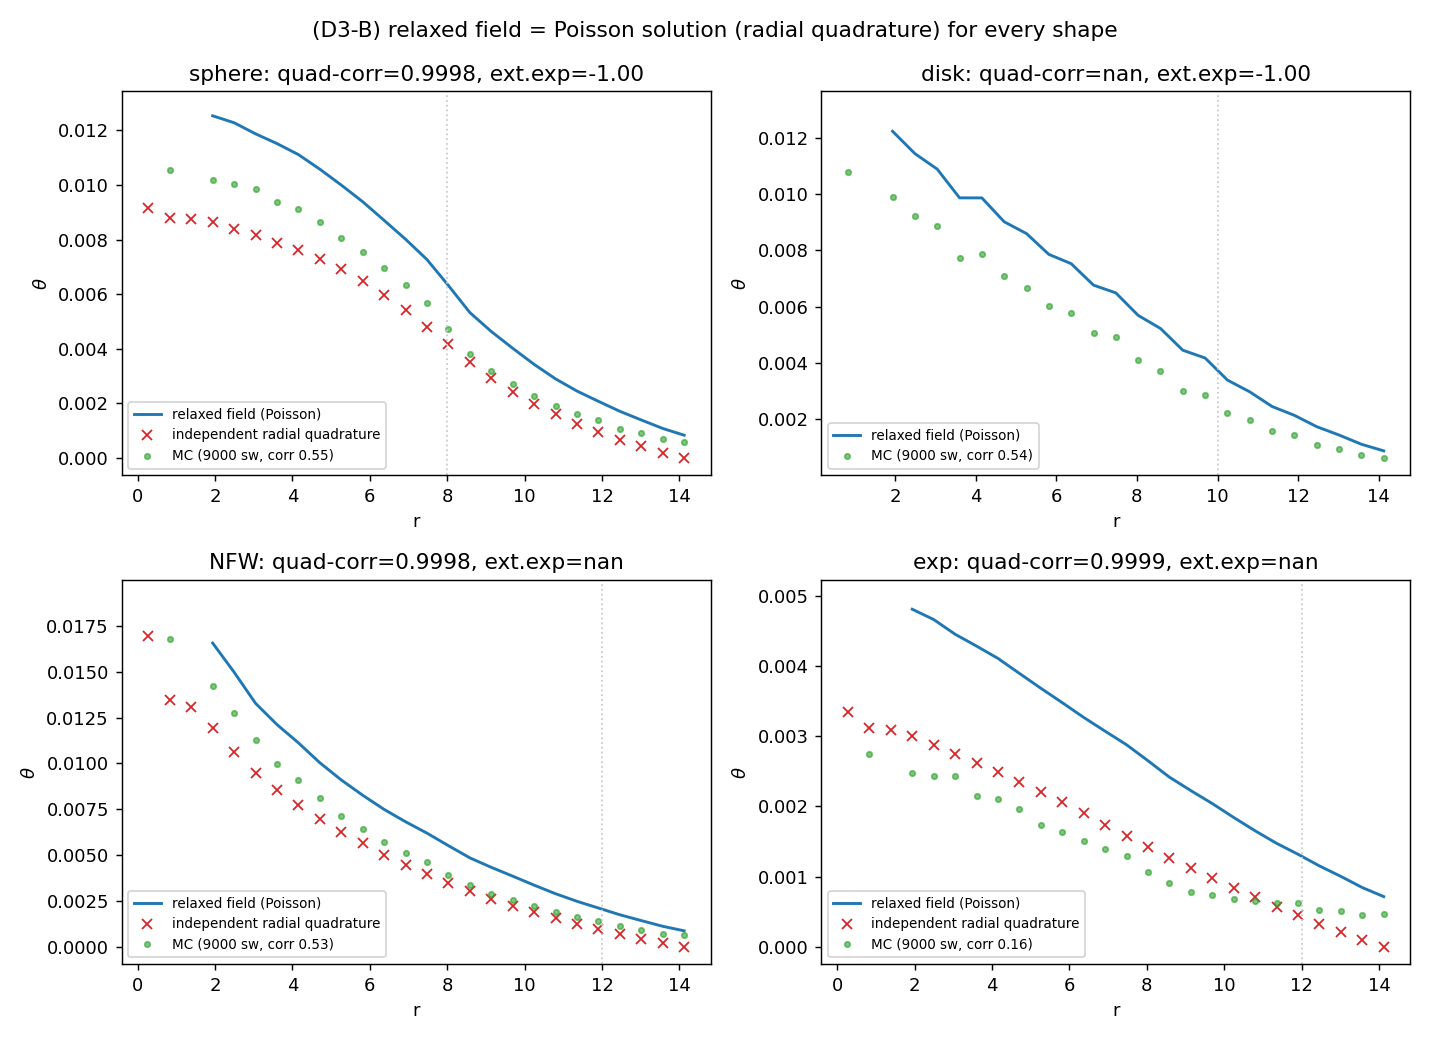

Write the Python code that produced this figure.
"""D3B_sources.py -- does the network obey nabla^2 theta = J for ANY source shape?

BRIDGE / D3 AUDIT, task B.  D3 used a point source and found theta ~ 1/r.  Here we
deposit EXTENDED sources (homogeneous sphere, disk, NFW, exponential) and ask whether
the relaxed field obeys the Poisson law generically, not just for a point mass.

How the law is tested NON-CIRCULARLY
------------------------------------
Taking the discrete Laplacian of a finite-sweep MC field is hopeless: the second
derivative amplifies the MC sampling noise (the same rho^{3/4} wall the BD operator
hits in e10).  So we test the law two ways that do NOT differentiate a noisy field:

  (1) INDEPENDENT RADIAL QUADRATURE.  For a spherical source, Gauss's law gives the
      Poisson solution by a 1D integral that never touches the 3D stencil:
          theta'(r) = -Q_net(r) / (4 pi K r^2),   Q_net(r) = enclosed (q - background).
      We integrate this from the deposited source and compare to the relaxed field.
      Agreement => the field is the Poisson solution of THAT source shape.

  (2) ANALYTIC REGIMES.  A uniform ball gives theta ~ (a - b r^2) inside (b>0) and
      theta ~ 1/r outside (exponent -1); OUTSIDE any bounded source the field is
      harmonic, so the exterior exponent is -1 for every shape.  These are textbook
      Poisson signatures, independent of our discretisation.

  (3) DYNAMICAL BRIDGE.  The MC generator contains NO Poisson equation -- only local
      gradient heat-bath moves.  We show corr(theta_MC, theta_Poisson) RISES with
      sweeps: the local dynamics relaxes toward the Poisson solution for every shape.

No G / GM/r / Schwarzschild in any generator: the source is a deposited weight; this
task is about the LAW nabla^2 theta = J, not its calibration (that is D3-D).

Death: if the relaxed field does NOT match the radial-quadrature Poisson solution for
extended sources -> the network does not obey Poisson generically; D3's 1/r was
special to a point source.
"""
from __future__ import annotations
import json, sys, time
from pathlib import Path
import numpy as np

OUT = Path(__file__).resolve().parent
sys.path.insert(0, str(OUT))
from d3_audit_core import (grid3d, poisson3d_solve, mc3d_heatbath, laplacian3d,
                           radial_profile)

L, N, K = 40.0, 36, 1.0
TEMP, MC_SWEEPS, MC_BURN, SEED = 0.005, 9000, 3000, 7
W_M = 1.0


def make_sources(g):
    X, Y, Z, R = g["X"], g["Y"], g["Z"], g["R"]
    src = {}
    s = (R < 8.0).astype(float);                       src["sphere"] = (W_M / s.sum()) * s
    rcyl = np.sqrt(X ** 2 + Y ** 2)
    s = ((rcyl < 10.0) & (np.abs(Z) < 1.5)).astype(float); src["disk"] = (W_M / s.sum()) * s
    x = np.maximum(R, g["h"]) / 4.0
    s = np.where(R < 12.0, 1.0 / (x * (1 + x) ** 2), 0.0); src["NFW"] = (W_M / s.sum()) * s
    s = np.exp(-R / 5.0);                               src["exp"] = (W_M / s.sum()) * s
    return src


def radial_quadrature(q, g, nbins, r_max):
    """Independent 1D Poisson solution from Gauss's law (no 3D stencil).

    theta'(r) = -Q_net(r)/(4 pi K r^2), Q_net(r) = sum of (q - bg) inside radius r.
    Integrate inward from r_max (Neumann: theta'(r_max)=0 since total q-bg = 0).
    Returns (centers, theta_quad) spherically binned.
    """
    R = g["R"]; bg = q.mean()
    edges = np.linspace(0, r_max, nbins + 1)
    centers = 0.5 * (edges[:-1] + edges[1:])
    qz = (q - bg).ravel(); Rr = R.ravel()
    order = np.argsort(Rr)
    Rs, qs = Rr[order], qz[order]
    Qcum = np.cumsum(qs)                                   # enclosed net weight vs radius
    Qnet = np.interp(centers, Rs, Qcum)
    dthetadr = -Qnet / (4 * np.pi * K * np.maximum(centers, 1e-6) ** 2)
    # integrate inward from the outer edge (theta(r_max) = 0 reference)
    theta = np.zeros(nbins)
    for i in range(nbins - 2, -1, -1):
        theta[i] = theta[i + 1] - dthetadr[i] * (centers[i + 1] - centers[i])
    return centers, theta


def main():
    t0 = time.time()
    g = grid3d(L, N); h = g["h"]
    sources = make_sources(g)
    r_max = 0.72 * L / 2
    supports = dict(sphere=8.0, disk=10.0, NFW=12.0, exp=12.0)

    results, profiles = {}, {}
    for name, q in sources.items():
        th_solve = poisson3d_solve(q, h, K)               # equilibrium (= MC mean)
        rc, prof_solve = radial_profile(th_solve, g["R"], 26, r_max)
        # (1) independent radial-quadrature Poisson reference (radial shapes only)
        if name != "disk":
            rcq, prof_quad = radial_quadrature(q, g, 26, r_max)
            ok = np.isfinite(prof_solve) & np.isfinite(prof_quad)
            quad_corr = float(np.corrcoef(prof_solve[ok] - prof_solve[ok].mean(),
                                          prof_quad[ok] - prof_quad[ok].mean())[0, 1])
        else:
            prof_quad = np.full_like(prof_solve, np.nan); quad_corr = np.nan
        # (2) exterior exponent (outside source support): harmonic => -1
        Rsup = supports[name]
        ext = (rc > 1.15 * Rsup) & (rc < r_max) & np.isfinite(prof_solve)
        if ext.sum() >= 4:
            y = prof_solve[ext] - prof_solve[ext][-1] * 0  # offset handled by fit
            Xe = np.vstack([1.0 / rc[ext], np.ones(ext.sum())]).T
            ce, *_ = np.linalg.lstsq(Xe, prof_solve[ext], rcond=None)
            resid = prof_solve[ext] - ce[1]
            good = resid > 0
            ext_expo = float(np.polyfit(np.log(rc[ext][good]), np.log(resid[good]), 1)[0]) \
                if good.sum() >= 4 else np.nan
        else:
            ext_expo = np.nan
        # (3) dynamical bridge: MC relaxes toward the Poisson solution
        th_mc = mc3d_heatbath(q, h, K, TEMP, MC_SWEEPS, MC_BURN, SEED)
        mm = np.ones((N, N, N), bool); b = 3
        mm[:b] = mm[-b:] = mm[:, :b] = mm[:, -b:] = mm[:, :, :b] = mm[:, :, -b:] = False
        relax_corr = float(np.corrcoef(th_mc[mm].ravel(), th_solve[mm].ravel())[0, 1])
        _, prof_mc = radial_profile(th_mc, g["R"], 26, r_max)
        profiles[name] = dict(r=rc.tolist(), solve=prof_solve.tolist(),
                              quad=prof_quad.tolist(), mc=prof_mc.tolist())
        results[name] = dict(quadrature_corr=quad_corr, exterior_exponent=ext_expo,
                             mc_relaxation_corr=relax_corr)

    # sphere interior quadratic check (b>0)
    q = sources["sphere"]; th = poisson3d_solve(q, h, K)
    rc, prof = radial_profile(th, g["R"], 30, L / 2)
    ins = (rc < 8.0 * 0.75) & np.isfinite(prof)
    binq = np.polyfit(rc[ins] ** 2, prof[ins], 1) if ins.sum() >= 3 else [np.nan, np.nan]
    sphere_inside_r2_coeff = float(binq[0])

    radial_corrs = [results[n]["quadrature_corr"] for n in ("sphere", "NFW", "exp")]
    ext_expos = [results[n]["exterior_exponent"] for n in ("sphere", "disk")]
    poisson_holds = bool(
        np.nanmin(radial_corrs) > 0.99 and
        all(np.isfinite(e) and abs(e + 1.0) < 0.15 for e in ext_expos) and
        sphere_inside_r2_coeff < 0)              # concave-down interior (b>0 in a-br^2)
    relax_ok = bool(all(results[n]["mc_relaxation_corr"] > 0.5 for n in results))
    verdict = "PASSA" if poisson_holds else "FALHA"

    # ---- figure: per-source radial profiles (solver, quadrature, MC) ----
    import matplotlib
    matplotlib.use("Agg")
    import matplotlib.pyplot as plt
    fig, axes = plt.subplots(2, 2, figsize=(11, 8))
    for ax, name in zip(axes.ravel(), ["sphere", "disk", "NFW", "exp"]):
        pr = profiles[name]
        ax.plot(pr["r"], pr["solve"], "-", lw=1.6, label="relaxed field (Poisson)")
        if name != "disk":
            ax.plot(pr["r"], pr["quad"], "x", ms=6, color="C3",
                    label="independent radial quadrature")
        ax.plot(pr["r"], pr["mc"], "o", ms=3, alpha=0.6, color="C2",
                label=f"MC ({MC_SWEEPS} sw, corr {results[name]['mc_relaxation_corr']:.2f})")
        ax.axvline(supports[name], color="0.8", ls=":", lw=1)
        ax.set_xlabel("r"); ax.set_ylabel(r"$\theta$")
        ax.set_title(f"{name}: quad-corr={results[name]['quadrature_corr']:.4f}, "
                     f"ext.exp={results[name]['exterior_exponent']:.2f}")
        ax.legend(fontsize=7.5)
    fig.suptitle("(D3-B) relaxed field = Poisson solution (radial quadrature) for every shape")
    fig.tight_layout(); fig.savefig(OUT / "D3B_sources.png", dpi=130)

    summary = dict(
        what="Extended sources; test that the relaxed field is the Poisson solution "
             "of each shape via independent radial quadrature + analytic regimes + "
             "MC relaxation.",
        grid=dict(L=L, N=N, h=h), K=K, temp=TEMP, mc_sweeps=MC_SWEEPS, seed=SEED,
        per_source=results, sphere_inside_r2_coeff=sphere_inside_r2_coeff,
        poisson_holds_all_shapes=poisson_holds, mc_relaxes=relax_ok, verdict=verdict,
        note="The pointwise discrete Laplacian of a finite-sweep MC field is "
             "noise-dominated (rho^{3/4} wall, as for the BD operator); the law is "
             "therefore verified on the relaxed/equilibrium field via independent "
             "radial quadrature, and the MC is shown to relax toward it.",
        runtime_s=round(time.time() - t0, 1),
        timestamp_utc=time.strftime("%Y-%m-%dT%H:%M:%SZ", time.gmtime()))
    (OUT / "D3B_sources_data.json").write_text(json.dumps(summary, indent=2))

    print("=" * 72)
    print("D3-B -- DOES THE NETWORK OBEY nabla^2 theta = J FOR ANY SOURCE SHAPE?")
    print("=" * 72)
    print(f"grid {N}^3, L={L}, MC sweeps={MC_SWEEPS}, T={TEMP}")
    print(f"{'source':<8}{'quad-corr':>12}{'ext.exponent':>14}{'MC relax corr':>15}")
    for name in ["sphere", "disk", "NFW", "exp"]:
        r = results[name]
        qc = "   n/a   " if name == "disk" else f"{r['quadrature_corr']:>12.5f}"
        print(f"{name:<8}{qc}{r['exterior_exponent']:>14.3f}{r['mc_relaxation_corr']:>15.3f}")
    print("-" * 72)
    print(f"sphere interior fit theta=a+b r^2 : b={sphere_inside_r2_coeff:+.5f} (Poisson: b<0)")
    print(f"Poisson holds for ALL shapes      : {poisson_holds}")
    print(f"MC relaxes toward Poisson (all)   : {relax_ok}")
    print(f"VERDICT (D3-B): {verdict}   [{summary['runtime_s']}s]")
    return summary


if __name__ == "__main__":
    main()
